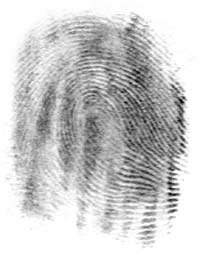
#> input picture images/fingerprint.jpg, 200 x 260 px
$ python ex3_restaurar_fingerprint.py
#> lines starting #> are read from the running program, lines starting #| are printed output that depends on the picture; after the words box and inside, x2 and y2 are one past the last pixel; in counts of white or black regions, pixels touching at a corner belong together
"""
Exercício 3 — Restauração da Impressão Digital
Utilize métodos de pré-processamento e segmentação de imagens para restaurar
a imagem fingerprint.jpg.
"""

import os
import cv2
import numpy as np
import matplotlib.pyplot as plt

PATH = os.path.normpath(os.path.join(os.path.dirname(__file__), '../../images/fingerprint.jpg'))

# ── Carregamento ──────────────────────────────────────────────────────────────
imagem = cv2.imread(PATH)
#> imagem is the input picture: shape (260, 200, 3); min 0, max 255, mean 203.9
if imagem is None:
    raise FileNotFoundError(f'Imagem não encontrada: {PATH}')

cinza = cv2.cvtColor(imagem, cv2.COLOR_BGR2GRAY)

# ── Pipeline de restauração ───────────────────────────────────────────────────

# Passo 1: Equalização CLAHE — melhora o contraste LOCAL das cristas
# clipLimit=3.0: permite até 3× a altura média do histograma (mais contraste que o padrão 2.0)
# tileGridSize=(8,8): divide em 64 tiles para equalização independente
clahe = cv2.createCLAHE(clipLimit=3.0, tileGridSize=(8, 8))
equalizada = clahe.apply(cinza)
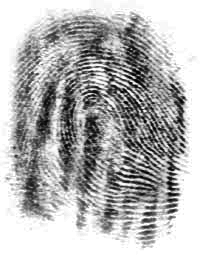
#> equalizada: shape (260, 200); min 1, max 255, mean 181.2

# Passo 2: Filtro Gaussiano para suavizar ruído de fundo sem destruir cristas
# Kernel 3×3 pequeno: preserva detalhes finos das cristas da digital
suave = cv2.GaussianBlur(equalizada, (3, 3), 0)
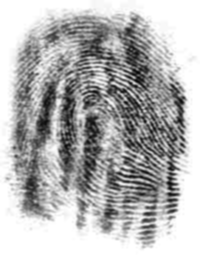
#> suave: shape (260, 200); min 5, max 255, mean 181.3

# Passo 3: Realce das cristas por subtração de fundo (filtro passa-alta)
# Fundo estimado com blur muito forte (31×31) → captura apenas variações lentas
fundo = cv2.GaussianBlur(suave, (31, 31), 0)
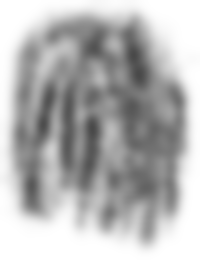
#> fundo: shape (260, 200); min 73, max 255, mean 181.3
# Subtrai o fundo: realça variações locais (cristas e vales)
# +128: centraliza o resultado em 128 (evita clípping em 0)
realcada = cv2.subtract(suave, fundo) + 128  # centraliza em 128
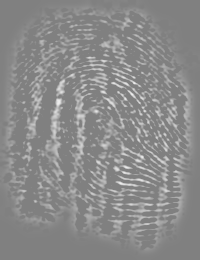
#> realcada: shape (260, 200); min 128, max 238, mean 138.2

# Passo 4: Limiarização adaptativa — binariza as cristas
# THRESH_BINARY_INV: cristas escuras → branco (facilita morfologia)
# blockSize=13: vizinhança 13×13 para calcular limiar local
# C=4: constante subtraída para afinar a detecção
bin_adapt = cv2.adaptiveThreshold(suave, 255,
                                   cv2.ADAPTIVE_THRESH_GAUSSIAN_C,
                                   cv2.THRESH_BINARY_INV, 13, 4)
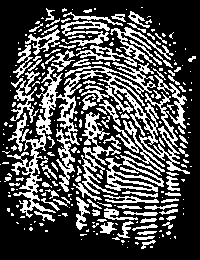
#> bin_adapt: shape (260, 200); 30.6% white in thin lines or dots

# Passo 5: Morfologia de refinamento
# MORPH_CROSS: cruz 3×3 — preserva direção das cristas (melhor que retangular)
kernel_thin = cv2.getStructuringElement(cv2.MORPH_CROSS, (3, 3))
# Fechamento: conecta cristas fragmentadas
fechamento = cv2.morphologyEx(bin_adapt, cv2.MORPH_CLOSE, kernel_thin, iterations=1)
#> fechamento: shape (260, 200); 35.2% white; 126 white regions (106 under 20 px), largest, box (x1, y1, x2, y2) and area: (2, 8, 190, 249) 16591, (76, 197, 102, 230) 271, (39, 189, 73, 211) 223
# Abertura: remove pontos isolados
abertura   = cv2.morphologyEx(fechamento, cv2.MORPH_OPEN, kernel_thin, iterations=1)
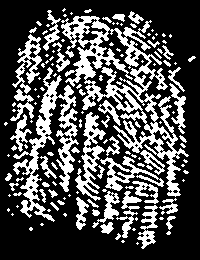
#> abertura: shape (260, 200); 30.8% white; 137 white regions (84 under 20 px), largest, box (x1, y1, x2, y2) and area: (61, 16, 189, 197) 5449, (13, 67, 79, 222) 2695, (75, 112, 106, 201) 977

# Passo 6: Erosão leve para afinar as cristas (esqueletização simples)
eroded = cv2.erode(abertura, kernel_thin, iterations=1)
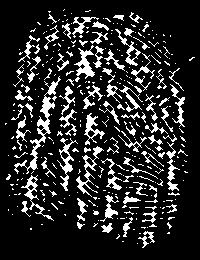
#> eroded: shape (260, 200); 15.9% white in thin lines or dots, all inside (x1, y1, x2, y2) = (5, 9, 195, 248)

# ── Exibição do pipeline completo ────────────────────────────────────────────
fig, axes = plt.subplots(2, 4, figsize=(18, 9))
fig.suptitle('Pipeline de Restauração de Impressão Digital', fontsize=13)

etapas = [
    (cinza,      'Original (cinza)'),
    (equalizada, 'CLAHE (contraste local)'),
    (suave,      'Gaussiano 3x3\n(suavização)'),
    (realcada,   'Realce de cristas\n(high-pass)'),
    (bin_adapt,  'Binarização Adaptativa\n(cristas isoladas)'),
    (fechamento, 'Fechamento\n(conecta cristas)'),
    (abertura,   'Abertura\n(remove ruído)'),
    (eroded,     'Erosão\n(afina cristas)'),
]

for ax, (img, titulo) in zip(axes.flat, etapas):
    ax.imshow(img, cmap='gray', vmin=0, vmax=255)
    ax.set_title(titulo, fontsize=9)
    ax.axis('off')
#> this loop made 8 passes
#> titulo on passes 1 to 2: 'Original (cinza)', 'CLAHE (contraste local)'

plt.tight_layout()
plt.show()

# ── Comparação final ──────────────────────────────────────────────────────────
fig2, axes2 = plt.subplots(1, 3, figsize=(14, 5))
fig2.suptitle('Resultado da Restauração — Comparação', fontsize=13)

axes2[0].imshow(cinza,    cmap='gray'); axes2[0].set_title('Original'); axes2[0].axis('off')
axes2[1].imshow(bin_adapt, cmap='gray'); axes2[1].set_title('Binarização Adaptativa'); axes2[1].axis('off')
axes2[2].imshow(eroded,   cmap='gray'); axes2[2].set_title('Resultado Final (pipeline completo)'); axes2[2].axis('off')

plt.tight_layout()
plt.show()

print('=== Pipeline de Restauração da Impressão Digital ===')
print()
print('Passo 1 — CLAHE:')
print('  → Equaliza o contraste LOCALMENTE em blocos 8x8.')
print('  → Cristas pouco contrastadas ficam mais visíveis sem saturar as boas áreas.')
print()
print('Passo 2 — Filtro Gaussiano (leve):')
print('  → Remove o ruído de alta frequência (grãos, sujeira) sem borrar as cristas.')
print('  → Kernel pequeno (3x3) para não perder detalhes de impressão digital.')
print()
print('Passo 3 — Realce de cristas (High-Pass):')
print('  → Subtrai uma versão com muito blur (fundo estimado) da imagem suave.')
print('  → Equivale a um filtro passa-alta: elimina gradientes de iluminação global')
print('    e preserva apenas as variações locais das cristas.')
print()
print('Passo 4 — Limiarização Adaptativa:')
print('  → Binariza as cristas usando o contexto local (blocos 13x13).')
print('  → Robusta contra iluminação não-uniforme (comum em digitais envelhecidas).')
print('  → THRESH_BINARY_INV: cristas ficam brancas (255), fundo preto (0).')
print()
print('Passo 5 — Morfologia:')
print('  → Fechamento: conecta cristas com pequenas interrupções.')
print('  → Abertura:   elimina pontos isolados que são ruído.')
print('  → Erosão:     afina as cristas para aproximar da largura original.')
